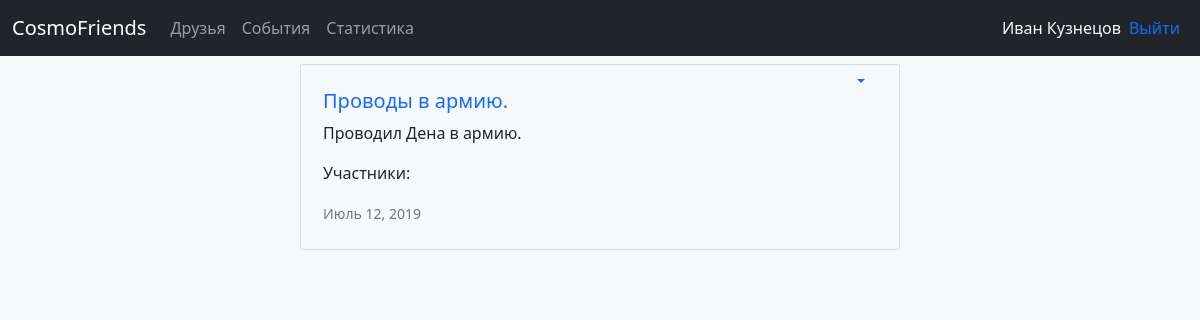
Page /events/18/ (signed in) on the committed database.
### cosmos/models.py (models this page shows, shortened)
class Event(models.Model):
    class Rating(models.IntegerChoices):
        TERRIBLE = 1, 'Ужасно'
        BAD = 2, 'Плохо'
        NORMAL = 3, 'Удовлетворительно'
        GOOD = 4, 'Хорошо'
        AWESOME = 5, 'Отлично'
    title = models.CharField('Название события', max_length=50)
    user = models.ForeignKey(User, on_delete=models.CASCADE)
    date = models.DateField('Дата', blank=True, null=True)
    points = models.IntegerField('Оценка', default=Rating.AWESOME, choices=Rating.choices)
    members = models.ManyToManyField(Friend)
    report = models.TextField('Описание', blank=True, null=True)
    class Meta:
        ordering = ['-date']

### cosmos/views.py (the view)
# urls.py: path('events/<int:event_id>/', SomeEventView.as_view(), name='some_event'),
class SomeEventView(LoginRequiredMixin, View):
    def get(self, request, event_id):
        event = Event.objects.get(id=event_id)
        if request.user != event.user:
            return render(request, 'cosmos/access_error.html', context={'error': 'Данное событие не существует.'})
        photos = Photo.objects.filter(event=event_id)
        videos = Video.objects.filter(event=event_id)
        return render(request, 'cosmos/some_event.html', context={'photos': photos, 'event': event, 'videos': videos})

### cosmos/templates/cosmos/some_event.html (shortened to what this page needs)
{% extends 'base.html' %}
{% load static %}
{% block content %}
{% include 'cosmos/includes/header_template.html' %}
<div class="w-50" style="margin-left: 25%;">
    {% include 'cosmos/includes/event_card_template.html' %}
</div>
{% endblock %}

### cosmos/templates/cosmos/includes/header_template.html (shortened to what this page needs)
<nav class="navbar navbar-expand-lg navbar-dark bg-dark fixed-top">
    <div class="container-fluid">
        <a class="navbar-brand" href=" {% url 'home' %} ">CosmoFriends</a>
        <div class="collapse navbar-collapse" id="navbarSupportedContent">
            <ul class="navbar-nav me-auto mb-lg-0">
                <li class="nav-item active">
                    <a class="nav-link" href=" {% url 'friends' %} ">Друзья</a>
                </li>
                <li class="nav-item active">
                    <a class="nav-link" href="{% url 'events' %}">События</a>
                </li>
                <li class="nav-item active">
                    <a class="nav-link" href="{% url 'statistic' %}">Статистика</a>
                </li>
            </ul>
            <div class="text-light">
                {{ user.get_full_name }}
            </div>
            <div class="text-light">
                <a class="p-2 nav-link" href=" {% url 'logout' %} ">Выйти</a>
            </div>
        </div>
    </div>
</nav>
<div style="height: 4rem;">
</div>

### cosmos/templates/cosmos/includes/event_card_template.html (shortened to what this page needs)
{% load static %}
<div class="card bg-light mb-1 w-100">
    <div class="row g-1">
        <div class="p-4 col-11 maybe-selected">
            <a href="{% url 'some_event' event.id %}"><h5 class="card-title ">{{ event.title }}</h5></a>
            <p class="card-text">
                {% if short %}{{ event.report|truncatewords:15 }}{% else %}{{ event.report }}{% endif %}</p>
            <p class="card-text">Участники:
            </p>
            {% if event.date %}
                <p class="card-text"><small class="text-muted">{{ event.date }}</small></p>
            {% endif %}
        </div>
        <div class="col-md-auto gy-2 ">
            <li class="nav-item dropdown">
                <a class="dropdown-toggle" id="navbarScrollingDropdown{{ event.id }}"
                   data-bs-toggle="dropdown" aria-expanded="false">
                </a>
            </li>
        </div>
    </div>
</div>

### static/css/settings.css (style rules this page uses)
li { list-style-type: none; }
ul { margin-left: 0; padding-left: 0; }
a { text-decoration: none; }

### rows in the picture
Event: title "Проводы в армию.", report "Проводил Дена в армию.", date "Июль 12, 2019"

### other values in the picture
{{ user.get_full_name }} "Иван Кузнецов"
